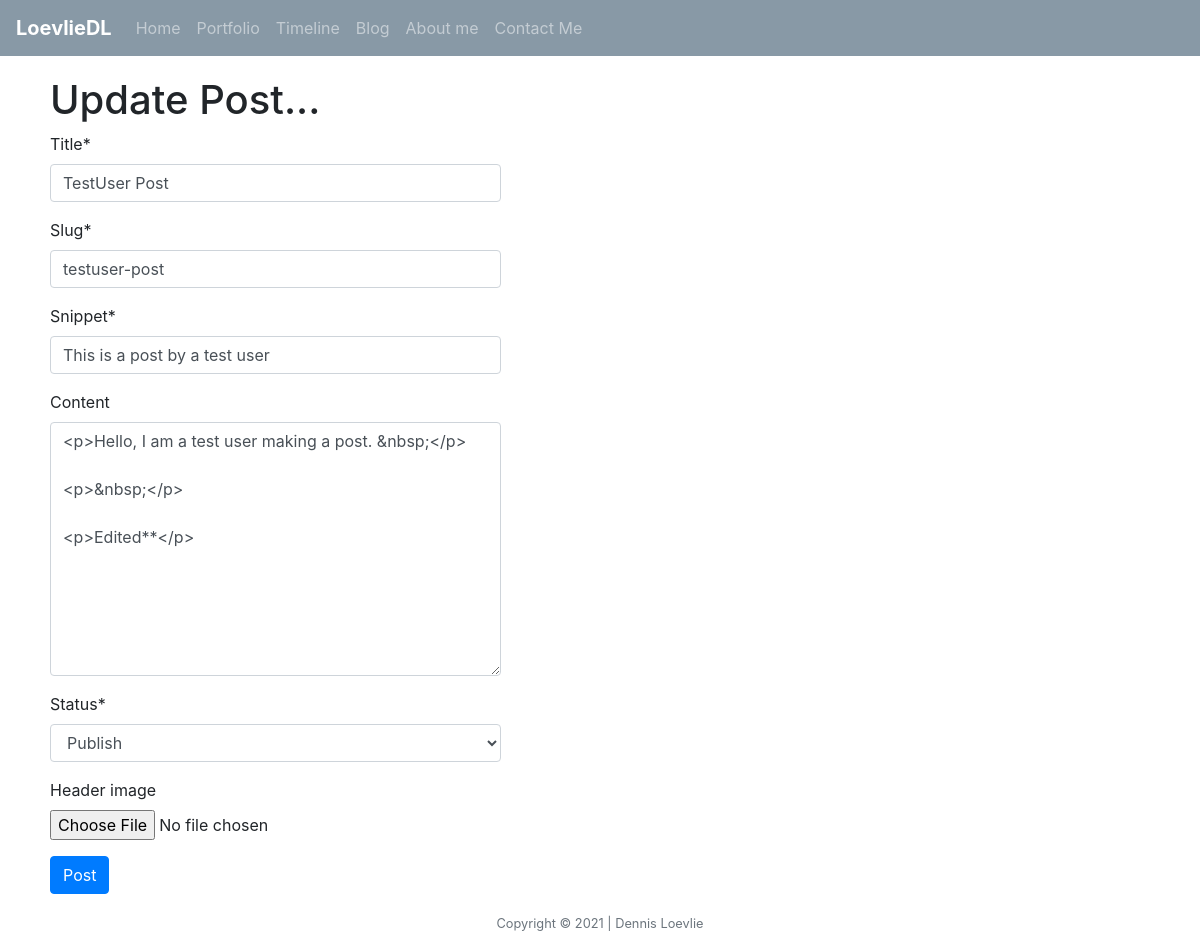
/edit/testuser-post/ (signed in), run on the app's committed database.
### Portfolio/models.py (models this page shows, shortened)
class Post(models.Model):
    title = models.CharField(max_length=200, unique=True)
    slug = models.SlugField(max_length=200, unique=True)
    snippet = models.CharField(max_length=300, default="Default snippet text")
    author = models.ForeignKey(User, on_delete= models.CASCADE,related_name='blog_posts')
    updated_on = models.DateTimeField(auto_now=True)
    header_image = models.ImageField(null=True,blank=True,upload_to = "images/")
    content = RichTextField(blank=True,null=True)
    created_on = models.DateTimeField(auto_now_add=True)
    status = models.IntegerField(choices=STATUS, default=0)
    class Meta:
        ordering = ['-created_on']

### Portfolio/views.py (the view)
# urls.py: path('edit/<slug:slug>/', views.UpdatePostView, name='update_post'),
def UpdatePostView(request,slug):
    blog_post = get_object_or_404(Post,slug=slug)
    if request.method == 'POST':
        user_profile = User.objects.get(username=request.user.username)
        post_form = UpdateBlogPostForm(request.POST or None, request.FILES or None, instance=blog_post)
        if post_form.is_valid():
            form = post_form.save(commit=False)
            form.author = user_profile
            form = form.save()
            return render(request,'Portfolio/posted.html',{'action':'updating'})
        else:
            print(post_form.errors)
    else:
        if str(request.user.username) == str(blog_post.author):
            form = UpdateBlogPostForm(instance=request.user,initial = {"title":blog_post.title,"slug":blog_post.slug,"snippet":blog_post.snippet,"content":blog_post.content,"status":blog_post.status})
            return render(request,'Portfolio/update_post.html',{'form':form})
        else:
            return HttpResponse("<h1>Only the user who created the post may edit it</h1>")

### Portfolio/forms.py (shortened to what this page needs)
class UpdateBlogPostForm(forms.ModelForm):
    class Meta:
        model = Post
        fields = ('title', 'slug','snippet', 'content','status','header_image')

### Portfolio/templates/Portfolio/update_post.html (shortened to what this page needs)
{% extends "Portfolio/layout.html" %}
{% load static %}
{% load crispy_forms_tags %}
{% block main %}
<div class="container">
    <div class="row">
      <div class="top">
        <div class="card-body">
<h1>Update Post...</h1>
<form method="POST" enctype="multipart/form-data">
    {{ form|crispy }}
    <button type="submit" class="btn btn-primary">Post</button>
</form>
</div>
</div>
</div>
</div>
{%endblock%}

### static/Portfolio/css/styles.css (style rules this page uses)
.container { min-height: 500px; }
* { box-sizing: border-box; }

### data on the page
Post: title "TestUser Post", slug "testuser-post", snippet "This is a post by a test user", content "<p>Hello, I am a test user making a post. &nbsp;</p> <p>&nbsp;</p> <p>Edited**</p>"
